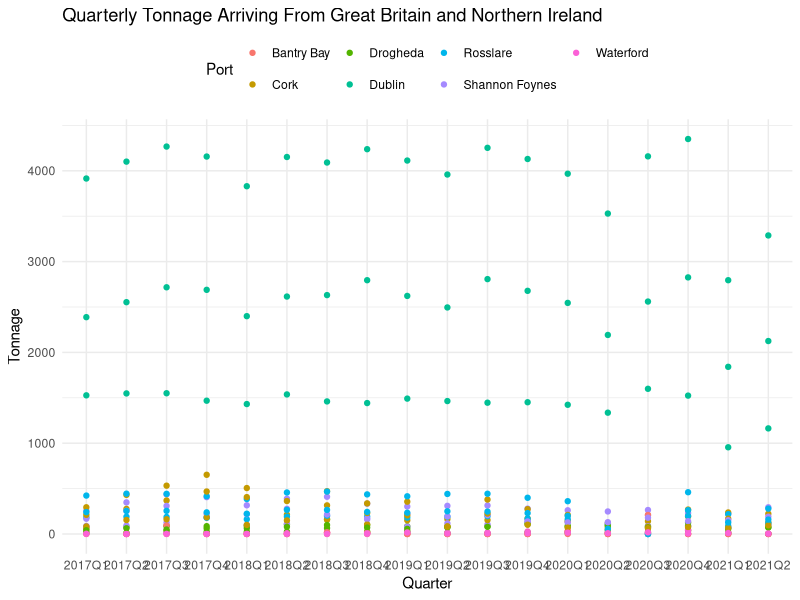
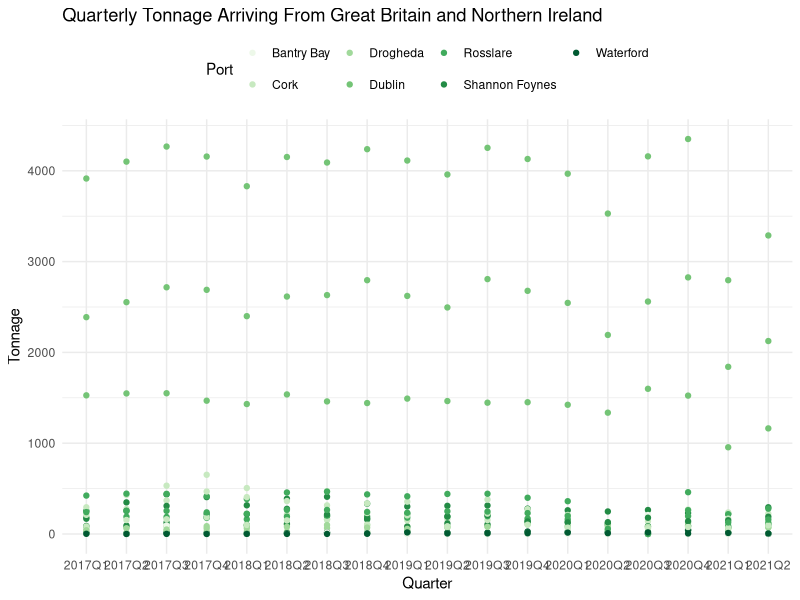

Write R code to recreate these figures, in order.
# BIS 244 - Assignment 05 Starter

library(tidyverse)
library(ggthemes)
library(RColorBrewer)

# Clear out Console and Environment
rm(list=ls(all=TRUE))
cat("\014")

tonnage <- read.csv("TBQ05.20211116133909.csv")
str(tonnage)

tonnage$VALUE <- as.numeric(tonnage$VALUE)
tonnage$VALUE[is.na(tonnage$VALUE)] <- 0
tonnage$Region.of.Trade <- as.factor(tonnage$Region.of.Trade)


tonnage<-tonnage[which(tonnage$Port!="All Main Irish Ports" &
                         tonnage$C01713V02044 =="1"),]

p <- ggplot(data=tonnage) + 
  geom_point(aes(x=Quarter,y=VALUE, color=Port)) + 
  ggtitle("Quarterly Tonnage Arriving From Great Britain and Northern Ireland") + 
  xlab("Quarter") + 
  ylab("Tonnage") +
  theme_minimal()

if (!require("ggthemes")) install.packages("ggthemes")
ls(pattern = '^theme_' , env = as.environment('package:ggthemes'))
theme_set(theme_wsj())
p + theme(legend.position="top")
p + scale_color_brewer(palette ="Greens") +
theme(legend.position ="top")
